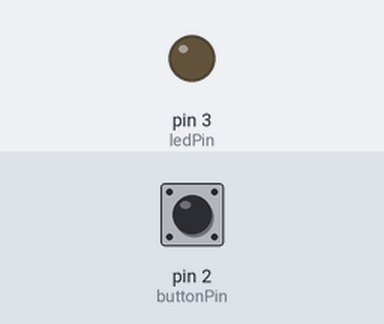
A sketch run on a simulated Arduino Uno, built with avr-gcc and run on an emulated ATmega328P. Shown: output pins drawn as LEDs (lit = HIGH). Dashed ring = blinking. Inputs (shaded band) come from the test bench; at power-on: pin 2 (buttonPin) LOW.

Above: at 1.2 s.
1.3 s: pin 2 (buttonPin) pulled HIGH for 0.15 s
At 3.1 s:
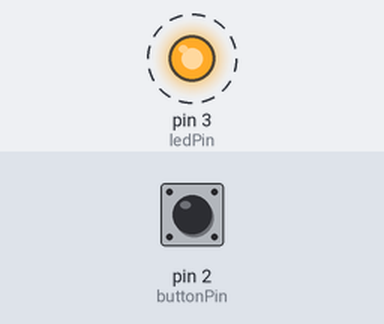
Timing chart, 0 to 10.4 s (numbered marks = the images above; inputs shaded):
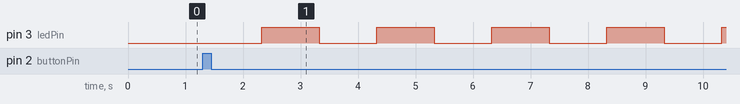

The sketch:

button.ino
```cpp
// constants won't change. They're used here to set pin numbers:
const int buttonPin = 2;
const int ledPin = 3;

const int BUTTON_PRESSED = HIGH;

// variables will change:
int buttonState = 0;

int mode = 0;  // 0：恆亮、1：慢閃、2：中速閃、3：快閃

int lastReading;
int stableButtonState;

unsigned long lastDebounceTime = 0;
const unsigned long debounceDelay = 30;

unsigned long previousMillis = 0;
bool ledState = true;  // true 代表亮燈

void setup() {
  digitalWrite(ledPin, LOW);
  pinMode(ledPin, OUTPUT);

  pinMode(buttonPin, INPUT);

  // 以實際讀值初始化，避免開機誤判按壓
  lastReading = digitalRead(buttonPin);
  stableButtonState = lastReading;
}

void loop() {
  buttonState = digitalRead(buttonPin);
  unsigned long currentMillis = millis();

  // 按鈕去彈跳
  if (buttonState != lastReading) {
    lastDebounceTime = currentMillis;
  }

  if (currentMillis - lastDebounceTime >= debounceDelay) {
    if (buttonState != stableButtonState) {
      stableButtonState = buttonState;

      // 每次按下只切換一次
      if (stableButtonState == BUTTON_PRESSED) {
        mode = (mode + 1) % 4;

        ledState = true;
        previousMillis = currentMillis;
      }
    }
  }

  lastReading = buttonState;

  if (mode == 0) {
    // 恆亮
    ledState = true;
  } else {
    unsigned long interval;

    if (mode == 1) {
      interval = 1000;  // 慢閃：亮 1 秒、暗 1 秒
    } else if (mode == 2) {
      interval = 500;   // 中速：亮 0.5 秒、暗 0.5 秒
    } else {
      interval = 150;   // 快閃：亮 0.15 秒、暗 0.15 秒
    }

    if (currentMillis - previousMillis >= interval) {
      previousMillis = currentMillis;
      ledState = !ledState;
    }
  }

  // 共陽極：想亮時輸出 LOW，想滅時輸出 HIGH
  digitalWrite(ledPin, ledState ? LOW : HIGH);
}
```

Measured:
- after the input at 1.3 s, pin 3 (ledPin): alternates HIGH for 1.0 s and LOW for 1.0 s, starting after 1.0 s
